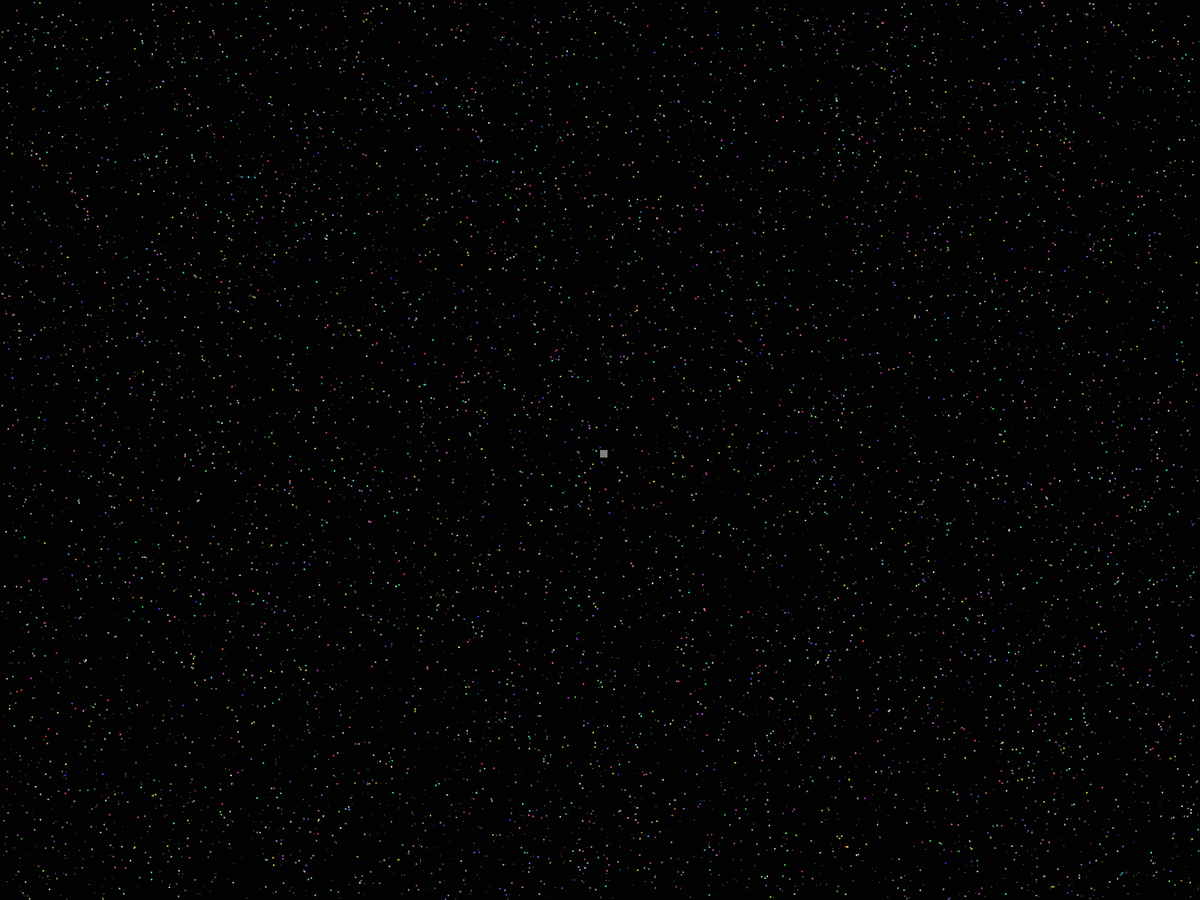
Frame 1 (no input)
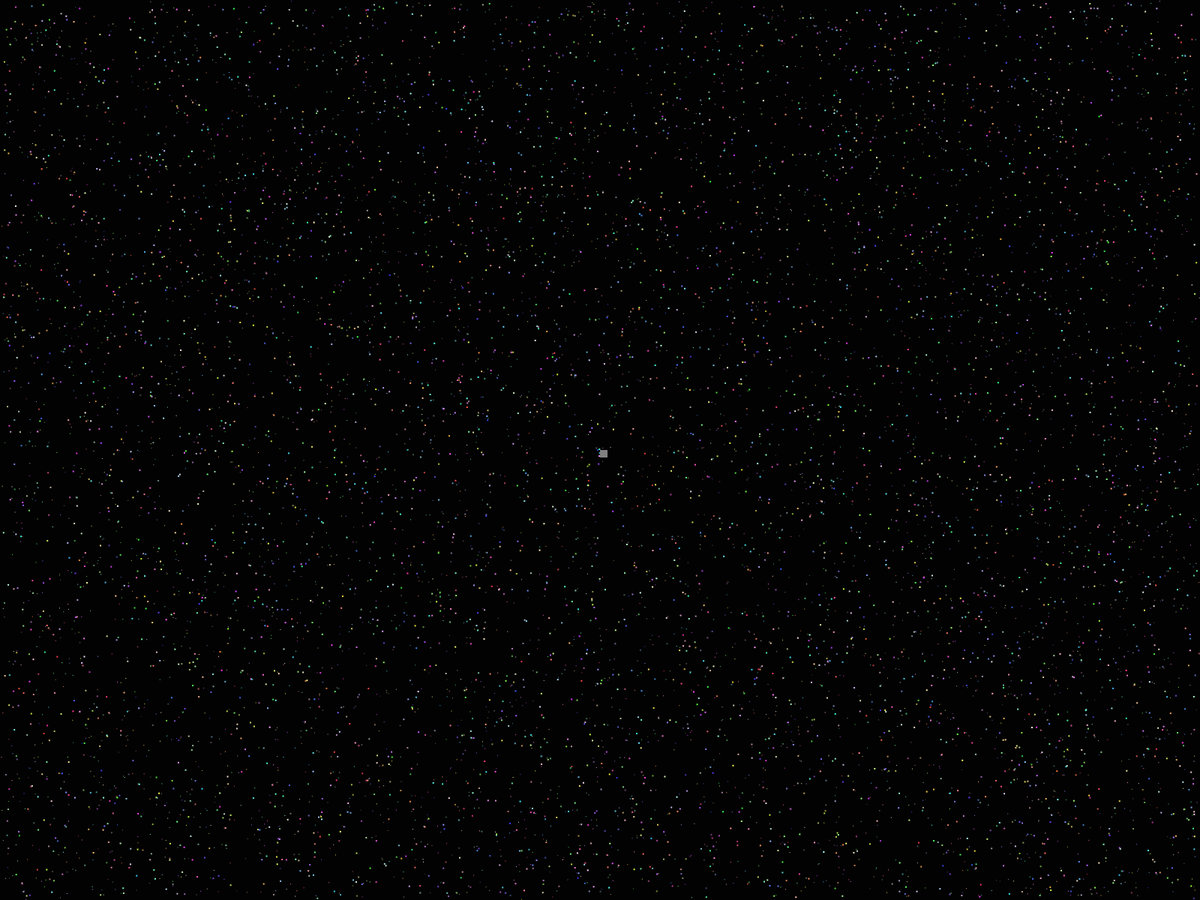
Frame 60 (the mouse pressed at the canvas centre just before this capture)
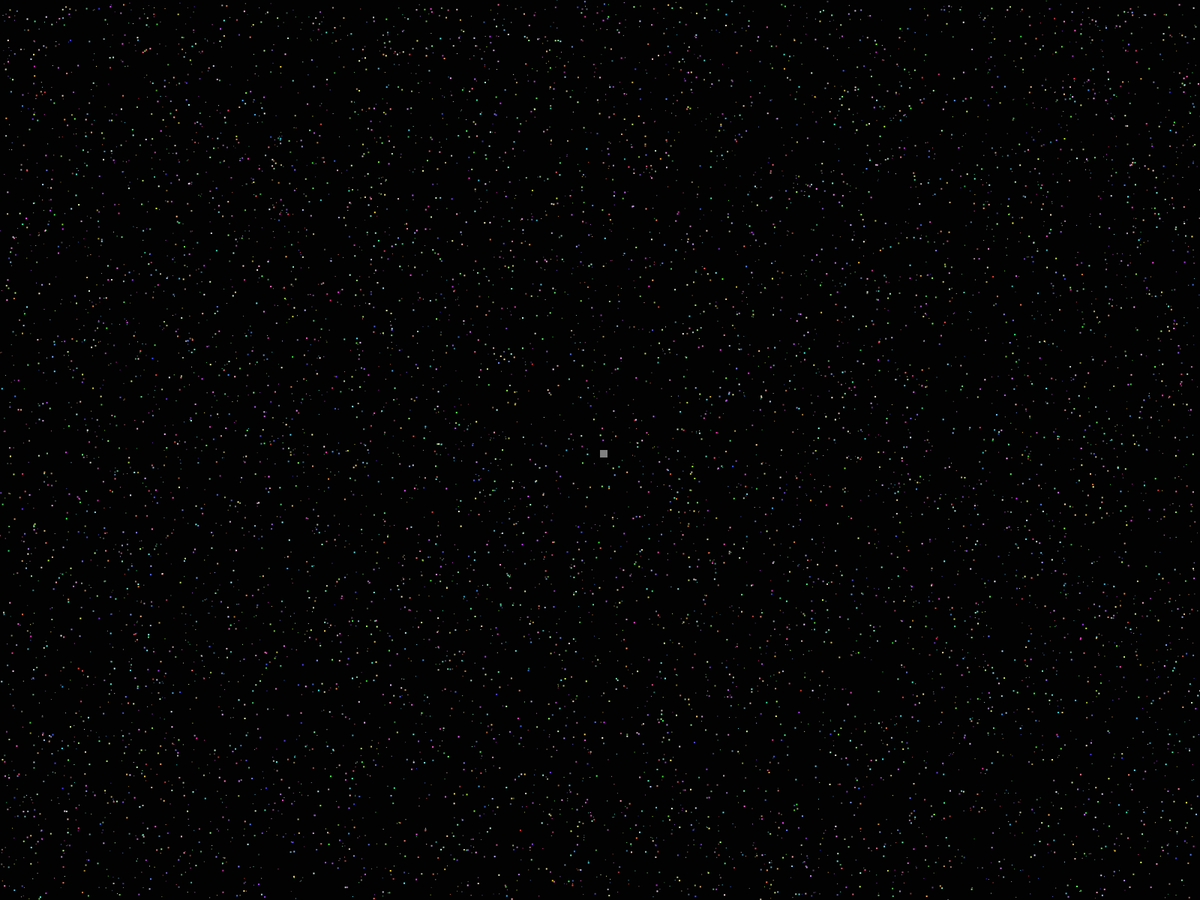
Frame 120 (the mouse held since frame 60 and released just before this capture)

The Processing sketch that drew these frames (run headless with seeded random() and noise(); from frame 60 on, the mouse is pressed at the canvas centre):

// Processing sketch: danceprojection
// ── danceprojection.pde
//to do:
//  figure out what dimensions the "box" should be
//  figure threshold that works best ~1000
//  figure out if kinect should be front / back -> back
//
// have mouse act as a back up plan
// change color of the ball
// adjust magnitude of the push
// slices

//import org.openkinect.freenect.*;
//import org.openkinect.processing.*;

//KinectTracker tracker;
//Kinect kinect;

 
int nparticles = 9222;
ArrayList<Particle> particles = new ArrayList<Particle>();
 
Particle createParticle()
{
  int r = (int)random(1, 3);
  //PVector position = new PVector(random(r + 250, width-r-250), random(r, height-r-620));
  PVector position = new PVector(random(r, width-r), random(r, height-r));
  PVector velocity = PVector.random2D();
  velocity.setMag(1);
  int c = color(random(50, 255), random(50, 255), random(50, 255));
  noStroke();
  
  Particle p = new Particle(r, position, velocity, c, position.x, position.y);
  return p;
}

void setup() 
{
    //size (1600,800);
    fullScreen();
    
    background(0);
    
    for (int i = 0; i < nparticles; i++)
    {
      Particle p = createParticle();
      particles.add(p);
    }
    
    background(0);
    noCursor(); 
    /*
  kinect = new Kinect(this);
  tracker = new KinectTracker();
  */

    myCursor = new Particle(10, new PVector(width/2, height/2),
        new PVector(), color(128), width/2, height/2);
}

/*
PVector prev = new PVector(0,0);
PVector current = new PVector(0,0);
*/


Particle myCursor;


void draw() 
{
 background(2);//take this out for cool line drawing effect (might also need to remove bounces off walls)
 
 for (Particle p : particles)
    {
      p.display();
      p.velocity.mult(.995);
    }
 fill(100);
 //ellipse(mouseX, mouseY, 10, 10);

 myCursor.display();
 
 //current = new PVector(tracker.getLerpedPos().x, tracker.getLerpedPos().y);
 
 for (Particle p: particles)
  {
    /*
    PVector v = tracker.getLerpedPos().copy();  //need to have a copy in order to avoid messing with the actual vector.
    v.x *= ((width-500.0f)/kinect.width);
    v.y *= (height-620.0f)/kinect.height;
    */
    
    //PVector push = new PVector(v.x-p.position.x, v.y-p.position.y); //subbed in tracker pos for mouse
    //PVector push = new PVector(mouseX-p.position.x, mouseY-p.position.y); //subbed in tracker pos for mouse

    PVector pull = new PVector(p.startXPos - p.position.x, p.startYPos - p.position.y);
    /*
    float pushMag = push.mag();
    push.mult(.85/(sq(pushMag)));
    push.mult(sqrt(sq(current.x-prev.x)+sq(current.y-prev.y))); //is there a previous position// how to find
    */
    
    //p.push(push);
    p.pull(pull);
    
    //if (mouseX > 250 && mouseX < width-250 && mouseY < height-600)
    {
      //PVector push2 = new PVector(mouseX-p.position.x, mouseY-p.position.y); //subbed in tracker pos for mouse

      PVector push2 = new PVector(myCursor.position.x-p.position.x, 
                                  myCursor.position.y-p.position.y);

      float s = sq(myCursor.position.x - myCursor.previousPosition.x) + 
          sq(myCursor.position.y - myCursor.previousPosition.y);

      push2.mult(.5 * sqrt(s) / push2.magSq());

      p.push(push2);
      p.pull(pull);
    }
  
  }
  
    //tracker.track();
 /* 
   // Let's draw the raw location
    PVector v1 = tracker.getPos();
    fill(10);
    noStroke();
    ellipse(v1.x *((width-250.0f)/kinect.width), v1.y * ((height-620.0f)/kinect.height), 20, 20);
  
    // Let's draw the "lerped" location
    PVector v2 = tracker.getLerpedPos();
    fill(5);
    noStroke();
    ellipse(v2.x *((width-250.0f)/kinect.width), v2.y * ((height-620.0f)/kinect.height), 20, 20); 

    prev = current;
    */
}

void mousePressed() {
 for (Particle p: particles){
   p.position.x = random(0,width);
   p.startXPos = p.position.x;
   p.position.y = random(0,height);
   p.startYPos = p.position.y;
   p.velocity = PVector.random2D();
   p.velocity.setMag(1);
  }

  myCursor.position = new PVector(width/2, height/2);
}


void keyPressed()
{
    if (keyCode == RIGHT)
        myCursor.push(new PVector(-10, 0));
    else if (keyCode == LEFT)
        myCursor.push(new PVector(10, 0));
    else if (keyCode == UP)
        myCursor.push(new PVector(0, 10));
    else if (keyCode == DOWN)
        myCursor.push(new PVector(0, -10));
    else if (key == ' ')
        mousePressed();
}

void keyReleased()
{
    if (keyCode == RIGHT || keyCode == LEFT)
        myCursor.velocity.x = 0;
    else if (keyCode == UP || keyCode == DOWN)
        myCursor.velocity.y = 0;
}





// ── Particle.pde
class Particle
{
  
  float r;
  PVector velocity, position, acceleration;
  int c;
  float startXPos;
  float startYPos;
  PVector previousPosition;
  
  Particle(float r, PVector position, PVector velocity, int c, float startXPos, float startYPos)
  {
    this.r = r;
    this.position = position;
    this.velocity = velocity;
    acceleration = new PVector(0,.1);
    this.c = c;
    this.startXPos = startXPos;
    this.startYPos = startYPos;
    this.previousPosition = position.copy();
  }
  
  void display()
  {
    previousPosition = position.copy();
    fill(c);
    rect(position.x, position.y, r, r);
    position.add(velocity);
   // velocity.add(acceleration);
   
   //change bounce limits to get margins
   if(position.x < r  || position.x>width-r)
      velocity.x *=-1;
     
      
     
    if(position.y <r || position.y>height-r)
      velocity.y *=-1;  
      
    }

    void push(PVector force)
    {
       force.mult(-2);
       velocity.add(force);
    }
 
    void pull(PVector force)
    {
      if (force.mag()> .03)
         force.setMag(.03);
       velocity.add(force);
    }
}
